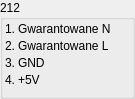
   <widget class="QGroupBox" name="groupBox_8">
    <property name="geometry">
     <rect>
      <x>1140</x>
      <y>590</y>
      <width>135</width>
      <height>99</height>
     </rect>
    </property>
    <property name="maximumSize">
     <size>
      <width>200</width>
      <height>99</height>
     </size>
    </property>
    <property name="title">
     <string>212</string>
    </property>
    <layout class="QFormLayout" name="formLayout_6">
     <property name="horizontalSpacing">
      <number>3</number>
     </property>
     <property name="verticalSpacing">
      <number>3</number>
     </property>
     <property name="leftMargin">
      <number>2</number>
     </property>
     <property name="topMargin">
      <number>2</number>
     </property>
     <property name="rightMargin">
      <number>2</number>
     </property>
     <property name="bottomMargin">
      <number>2</number>
     </property>
     <item row="0" column="0">
      <widget class="QLabel" name="label_187">
       <property name="text">
        <string>1.</string>
       </property>
      </widget>
     </item>
     <item row="0" column="1">
      <widget class="QLabel" name="label_188">
       <property name="text">
        <string>Gwarantowane N</string>
       </property>
      </widget>
     </item>
     <item row="1" column="0">
      <widget class="QLabel" name="label_189">
       <property name="text">
        <string>2.</string>
       </property>
      </widget>
     </item>
     <item row="1" column="1">
      <widget class="QLabel" name="label_190">
       <property name="text">
        <string>Gwarantowane L</string>
       </property>
      </widget>
     </item>
     <item row="2" column="1">
      <widget class="QLabel" name="label_436">
       <property name="text">
        <string>GND</string>
       </property>
      </widget>
     </item>
     <item row="2" column="0">
      <widget class="QLabel" name="label_437">
       <property name="text">
        <string>3.</string>
       </property>
      </widget>
     </item>
     <item row="3" column="1">
      <widget class="QLabel" name="label_439">
       <property name="text">
        <string>+5V</string>
       </property>
      </widget>
     </item>
     <item row="3" column="0">
      <widget class="QLabel" name="label_440">
       <property name="text">
        <string>4.</string>
       </property>
      </widget>
     </item>
    </layout>
   </widget>
